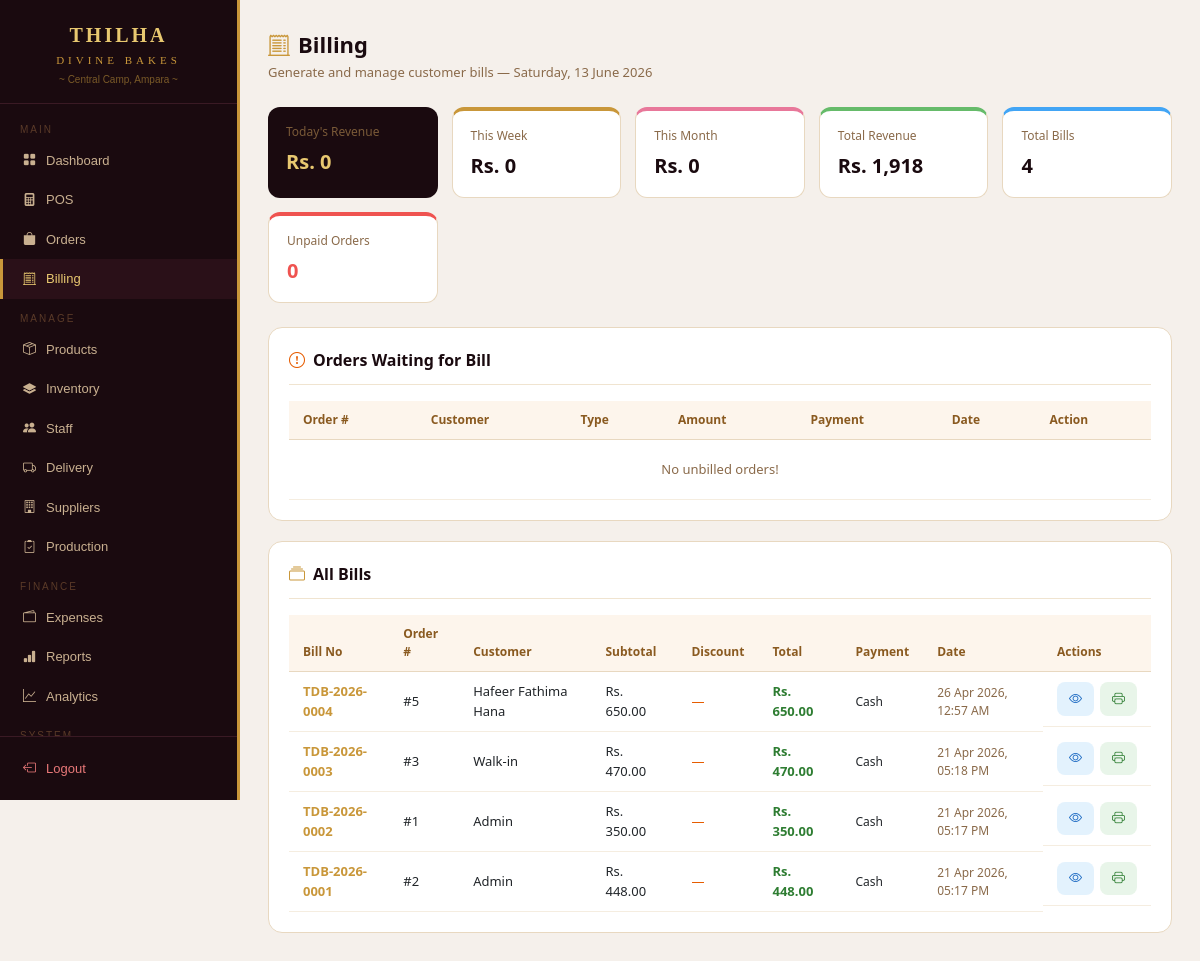
Page /admin/billing.php (signed in) on the committed database.
### tables this page shows
CREATE TABLE `bills` (
  `bill_id` int(11) NOT NULL,
  `order_id` int(11) DEFAULT NULL,
  `bill_number` varchar(20) DEFAULT NULL,
  `subtotal` decimal(10,2) DEFAULT NULL,
  `discount` decimal(10,2) DEFAULT 0.00,
  `tax` decimal(10,2) DEFAULT 0.00,
  `total` decimal(10,2) DEFAULT NULL,
  `issued_at` timestamp NOT NULL DEFAULT current_timestamp()
);

CREATE TABLE `users` (
  `user_id` int(11) NOT NULL,
  `name` varchar(100) NOT NULL,
  `email` varchar(100) NOT NULL,
  `password` varchar(255) NOT NULL,
  `phone` varchar(15) DEFAULT NULL,
  `address` text DEFAULT NULL,
  `role` enum('admin','customer','staff') DEFAULT 'customer',
  `loyalty_points` int(11) DEFAULT 0,
  `birthday` date DEFAULT NULL,
  `created_at` timestamp NOT NULL DEFAULT current_timestamp(),
  `profile_photo` varchar(255) DEFAULT NULL
);

CREATE TABLE `orders` (
  `order_id` int(11) NOT NULL,
  `user_id` int(11) DEFAULT NULL,
  `total_amount` decimal(10,2) DEFAULT NULL,
  `status` enum('pending','confirmed','baking','ready','delivered') DEFAULT 'pending',
  `order_type` enum('online','walkin','phone','whatsapp') DEFAULT 'online',
  `payment_method` enum('cash','card','online') DEFAULT 'cash',
  `payment_status` enum('unpaid','paid') DEFAULT 'unpaid',
  `notes` text DEFAULT NULL,
  `created_at` timestamp NOT NULL DEFAULT current_timestamp()
);

### admin/billing.php (the view, shortened to what this page needs)
<?php
require_once '../includes/db.php';
$today_revenue = mysqli_fetch_assoc(mysqli_query($conn,
    "SELECT COALESCE(SUM(b.total),0) as amt FROM bills b
     JOIN orders o ON b.order_id=o.order_id
     WHERE DATE(o.created_at)=CURDATE()"))['amt'];
$week_revenue  = mysqli_fetch_assoc(mysqli_query($conn,
    "SELECT COALESCE(SUM(b.total),0) as amt FROM bills b
     JOIN orders o ON b.order_id=o.order_id
     WHERE o.created_at >= DATE_SUB(NOW(), INTERVAL 7 DAY)"))['amt'];
$month_revenue = mysqli_fetch_assoc(mysqli_query($conn,
    "SELECT COALESCE(SUM(b.total),0) as amt FROM bills b
     JOIN orders o ON b.order_id=o.order_id
     WHERE MONTH(o.created_at)=MONTH(NOW())
     AND YEAR(o.created_at)=YEAR(NOW())"))['amt'];
$total_revenue = mysqli_fetch_assoc(mysqli_query($conn,
    "SELECT COALESCE(SUM(total),0) as amt FROM bills"))['amt'];
$total_bills   = mysqli_fetch_assoc(mysqli_query($conn,
    "SELECT COUNT(*) as cnt FROM bills"))['cnt'];
$unpaid_count  = mysqli_fetch_assoc(mysqli_query($conn,
    "SELECT COUNT(*) as cnt FROM orders
     WHERE payment_status='unpaid' AND status != 'pending'"))['cnt'];
$bills = mysqli_query($conn,
    "SELECT b.*, o.order_type, o.payment_method, o.status as order_status,
            u.name as customer, u.phone
     FROM bills b
     JOIN orders o ON b.order_id=o.order_id
     LEFT JOIN users u ON o.user_id=u.user_id
     ORDER BY b.issued_at DESC");
$unbilled = mysqli_query($conn,
    "SELECT o.*, u.name as customer
     FROM orders o
     LEFT JOIN users u ON o.user_id=u.user_id
     LEFT JOIN bills b ON o.order_id=b.order_id
     WHERE b.bill_id IS NULL AND o.status != 'pending'
     ORDER BY o.created_at DESC");
?>
<!DOCTYPE html>
<html lang="en">
<head>
<link href="https://cdn.jsdelivr.net/npm/bootstrap@5.3.0/dist/css/bootstrap.min.css" rel="stylesheet">
<link href="https://cdn.jsdelivr.net/npm/bootstrap-icons@1.10.5/font/bootstrap-icons.css" rel="stylesheet">
</head>
<body>
<?php include '../includes/sidebar.php'; ?>
<div class="main">
  <div class="page-title"><i class="bi bi-receipt-cutoff me-2" style="color:#c9973a;"></i>Billing</div>
  <div class="page-sub">Generate and manage customer bills — <?= date('l, d F Y') ?></div>
  <div class="rev-grid">
    <div class="rev-card" style="background:#1a0a0f;border:none;">
      <div class="rev-label" style="color:#7a5a38;">Today's Revenue</div>
      <div class="rev-num" style="color:#e8c870;">Rs. <?= number_format($today_revenue,0) ?></div>
    </div>
    <div class="rev-card">
      <div class="rev-label">This Week</div>
      <div class="rev-num">Rs. <?= number_format($week_revenue,0) ?></div>
    </div>
    <div class="rev-card" style="border-top-color:#e8789a;">
      <div class="rev-label">This Month</div>
      <div class="rev-num">Rs. <?= number_format($month_revenue,0) ?></div>
    </div>
    <div class="rev-card" style="border-top-color:#66bb6a;">
      <div class="rev-label">Total Revenue</div>
      <div class="rev-num">Rs. <?= number_format($total_revenue,0) ?></div>
    </div>
    <div class="rev-card" style="border-top-color:#42a5f5;">
      <div class="rev-label">Total Bills</div>
      <div class="rev-num"><?= $total_bills ?></div>
    </div>
    <div class="rev-card" style="border-top-color:#ef5350;">
      <div class="rev-label">Unpaid Orders</div>
      <div class="rev-num" style="color:#ef5350;"><?= $unpaid_count ?></div>
    </div>
  </div>
  <div class="card-box">
    <div class="card-title"><i class="bi bi-exclamation-circle me-2" style="color:#e65c00;"></i>Orders Waiting for Bill</div>
    <div class="table-responsive">
      <table class="table table-hover">
        <thead>
          <tr><th>Order #</th><th>Customer</th><th>Type</th><th>Amount</th><th>Payment</th><th>Date</th><th>Action</th></tr>
        </thead>
        <tbody>
          <?php
          $ub_count = mysqli_num_rows($unbilled);
          if ($ub_count === 0): ?>
          <tr><td colspan="7" style="text-align:center;color:#8a6a4a;padding:20px;">No unbilled orders!</td></tr>
          <?php else: while ($u = mysqli_fetch_assoc($unbilled)): ?>
          <tr>
            <td><strong>#<?= $u['order_id'] ?></strong></td>
            <td><?= htmlspecialchars($u['customer'] ?? 'Walk-in') ?></td>
            <td style="font-size:12px;color:#8a6a4a;"><?= ucfirst($u['order_type']) ?></td>
            <td><strong>Rs. <?= number_format($u['total_amount'],2) ?></strong></td>
            <td style="font-size:12px;"><?= ucfirst($u['payment_method']) ?></td>
            <td style="font-size:12px;color:#8a6a4a;"><?= date('d M Y', strtotime($u['created_at'])) ?></td>
            <td>
              <button class="btn-gold"
                onclick="openGenerateModal(<?= $u['order_id'] ?>, <?= $u['total_amount'] ?>, '<?= htmlspecialchars($u['customer'] ?? 'Walk-in') ?>')">
                <i class="bi bi-receipt"></i> Generate Bill
              </button>
            </td>
          </tr>
          <?php endwhile; endif; ?>
        </tbody>
      </table>
    </div>
  </div>
  <div class="card-box">
    <div class="card-title"><i class="bi bi-collection me-2" style="color:#c9973a;"></i>All Bills</div>
    <div class="table-responsive">
      <table class="table table-hover">
        <thead>
          <tr><th>Bill No</th><th>Order #</th><th>Customer</th><th>Subtotal</th><th>Discount</th><th>Total</th><th>Payment</th><th>Date</th><th>Actions</th></tr>
        </thead>
        <tbody>
          <?php
          $b_count = mysqli_num_rows($bills);
          if ($b_count === 0): ?>
          <tr><td colspan="9" style="text-align:center;color:#8a6a4a;padding:20px;">No bills yet!</td></tr>
          <?php else: while ($b = mysqli_fetch_assoc($bills)): ?>
          <tr>
            <td><strong style="color:#c9973a;"><?= $b['bill_number'] ?></strong></td>
            <td>#<?= $b['order_id'] ?></td>
            <td><?= htmlspecialchars($b['customer'] ?? 'Walk-in') ?></td>
            <td>Rs. <?= number_format($b['subtotal'],2) ?></td>
            <td style="color:#e65c00;"><?= $b['discount']>0 ? '- Rs. '.number_format($b['discount'],2) : '—' ?></td>
            <td><strong style="color:#2e7d32;">Rs. <?= number_format($b['total'],2) ?></strong></td>
            <td style="font-size:12px;"><?= ucfirst($b['payment_method']) ?></td>
            <td style="font-size:12px;color:#8a6a4a;"><?= date('d M Y, h:i A', strtotime($b['issued_at'])) ?></td>
            <td style="display:flex;gap:6px;">
              <a href="bill_print.php?id=<?= $b['bill_id'] ?>" class="btn-view"><i class="bi bi-eye"></i></a>
              <a href="bill_print.php?id=<?= $b['bill_id'] ?>&print=1" class="btn-print" target="_blank"><i class="bi bi-printer"></i></a>
            </td>
          </tr>
          <?php endwhile; endif; ?>
        </tbody>
      </table>
    </div>
  </div>
</div>
</body>
</html>

### admin/billing.php (style rules this page uses)
* { box-sizing:border-box; }
body { background:#f5f0eb;font-family:'Segoe UI',sans-serif;color:#2a1a10;margin:0; }
.page-title { font-size:22px;font-weight:700;color:#1a0a0f;margin-bottom:2px; }
.page-sub { font-size:13px;color:#8a6a4a;margin-bottom:24px; }
.rev-grid { display:grid;grid-template-columns:repeat(auto-fit,minmax(150px,1fr));gap:14px;margin-bottom:24px; }
.rev-card { background:#fff;border:1px solid #e8d8c0;border-top:4px solid #c9973a;border-radius:12px;padding:16px 18px; }
.rev-label { font-size:12px;color:#8a6a4a;margin-bottom:6px;font-weight:500; }
.rev-num { font-size:20px;font-weight:700;color:#1a0a0f; }
.card-box { background:#fff;border:1px solid #e8d8c0;border-radius:14px;padding:20px;margin-bottom:20px; }
.card-title { font-size:16px;font-weight:600;color:#1a0a0f;margin-bottom:16px;padding-bottom:12px;border-bottom:1px solid #f0e4d0; }
.table { color:#2a1a10;margin-bottom:0; }
.table thead th { background:#fdf5ec;color:#8a5a20;font-size:12px;font-weight:600;border-color:#e8d8c0;padding:10px 14px; }
.table tbody td { border-color:#f5ede0;font-size:13px;padding:10px 14px;vertical-align:middle; }
.btn-view { background:#e3f2fd;border:none;border-radius:8px;color:#1565c0;font-weight:600;padding:7px 12px;font-size:13px;cursor:pointer;text-decoration:none;display:inline-block; }
.btn-print { background:#e8f5e9;border:none;border-radius:8px;color:#2e7d32;font-weight:600;padding:7px 12px;font-size:13px;cursor:pointer;text-decoration:none;display:inline-block; }

### includes/sidebar.php (style rules this page uses)
.main { margin-left:240px;padding:28px; }

### rows in the picture
bills: bill_number "TDB-2026-0004", order "5", users.name "Hafeer Fathima Hana", subtotal "650.00", total "650.00", order.payment_method "Cash", issued_at "26 Apr 2026, 12:57 AM"
bills: bill_number "TDB-2026-0003", order "3", customer "Walk-in", subtotal "470.00", total "470.00", order.payment_method "Cash", issued_at "21 Apr 2026, 05:18 PM"
bills: bill_number "TDB-2026-0002", order "1", users.name "Admin", subtotal "350.00", total "350.00", order.payment_method "Cash", issued_at "21 Apr 2026, 05:17 PM"
bills: bill_number "TDB-2026-0001", order "2", users.name "Admin", subtotal "448.00", total "448.00", order.payment_method "Cash", issued_at "21 Apr 2026, 05:17 PM"

### other values in the picture
$today_revenue "0"
$week_revenue "0"
$month_revenue "0"
$total_revenue "1,918"
$total_bills "4"
$unpaid_count "0"
